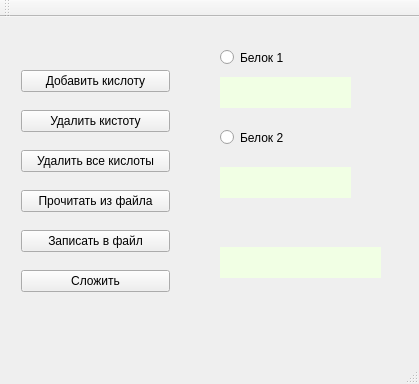
<?xml version="1.0" encoding="UTF-8"?>
<ui version="4.0">
 <class>MainWindow</class>
 <widget class="QMainWindow" name="MainWindow">
  <property name="geometry">
   <rect>
    <x>0</x>
    <y>0</y>
    <width>419</width>
    <height>384</height>
   </rect>
  </property>
  <property name="windowTitle">
   <string>MainWindow</string>
  </property>
  <widget class="QWidget" name="centralWidget">
   <widget class="QWidget" name="layoutWidget">
    <property name="geometry">
     <rect>
      <x>10</x>
      <y>30</y>
      <width>171</width>
      <height>271</height>
     </rect>
    </property>
    <layout class="QVBoxLayout" name="verticalLayout">
     <item>
      <widget class="QPushButton" name="adding">
       <property name="text">
        <string>Добавить кислоту</string>
       </property>
      </widget>
     </item>
     <item>
      <widget class="QPushButton" name="delone">
       <property name="text">
        <string>Удалить кистоту</string>
       </property>
      </widget>
     </item>
     <item>
      <widget class="QPushButton" name="delall">
       <property name="text">
        <string>Удалить все кислоты</string>
       </property>
      </widget>
     </item>
     <item>
      <widget class="QPushButton" name="read">
       <property name="text">
        <string>Прочитать из файла</string>
       </property>
      </widget>
     </item>
     <item>
      <widget class="QPushButton" name="write">
       <property name="text">
        <string>Записать в файл</string>
       </property>
      </widget>
     </item>
     <item>
      <widget class="QPushButton" name="plus">
       <property name="text">
        <string>Сложить</string>
       </property>
      </widget>
     </item>
    </layout>
   </widget>
   <widget class="QLabel" name="result">
    <property name="geometry">
     <rect>
      <x>220</x>
      <y>230</y>
      <width>161</width>
      <height>31</height>
     </rect>
    </property>
    <property name="styleSheet">
     <string notr="true">background-color: rgb(241, 255, 228);
font: 75 10pt &quot;Microsoft YaHei UI Light&quot;;</string>
    </property>
    <property name="text">
     <string/>
    </property>
   </widget>
   <widget class="QLabel" name="prot_1">
    <property name="geometry">
     <rect>
      <x>220</x>
      <y>60</y>
      <width>131</width>
      <height>31</height>
     </rect>
    </property>
    <property name="styleSheet">
     <string notr="true">background-color: rgb(241, 255, 228);
font: 75 10pt &quot;Microsoft YaHei UI Light&quot;;</string>
    </property>
    <property name="text">
     <string/>
    </property>
   </widget>
   <widget class="QLabel" name="prot_2">
    <property name="geometry">
     <rect>
      <x>220</x>
      <y>150</y>
      <width>131</width>
      <height>31</height>
     </rect>
    </property>
    <property name="styleSheet">
     <string notr="true">background-color: rgb(241, 255, 228);
font: 75 10pt &quot;Microsoft YaHei UI Light&quot;;</string>
    </property>
    <property name="text">
     <string/>
    </property>
   </widget>
   <widget class="QRadioButton" name="radioButton">
    <property name="geometry">
     <rect>
      <x>220</x>
      <y>30</y>
      <width>73</width>
      <height>21</height>
     </rect>
    </property>
    <property name="text">
     <string>Белок 1</string>
    </property>
   </widget>
   <widget class="QRadioButton" name="radioButton_2">
    <property name="geometry">
     <rect>
      <x>220</x>
      <y>110</y>
      <width>73</width>
      <height>21</height>
     </rect>
    </property>
    <property name="text">
     <string>Белок 2</string>
    </property>
   </widget>
  </widget>
  <widget class="QMenuBar" name="menuBar">
   <property name="geometry">
    <rect>
     <x>0</x>
     <y>0</y>
     <width>419</width>
     <height>25</height>
    </rect>
   </property>
  </widget>
  <widget class="QToolBar" name="mainToolBar">
   <attribute name="toolBarArea">
    <enum>TopToolBarArea</enum>
   </attribute>
   <attribute name="toolBarBreak">
    <bool>false</bool>
   </attribute>
  </widget>
  <widget class="QStatusBar" name="statusBar"/>
 </widget>
 <layoutdefault spacing="6" margin="11"/>
 <resources/>
 <connections/>
</ui>
